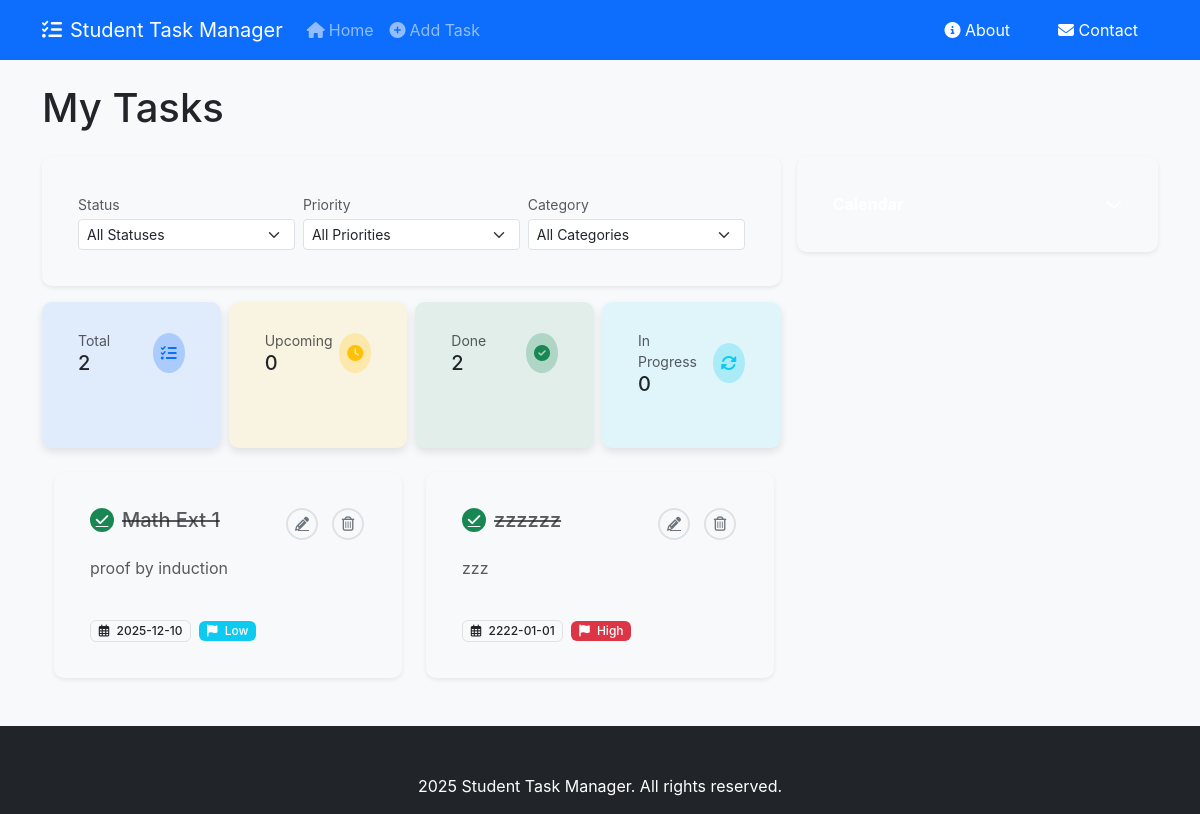
Before: / with the older database file.
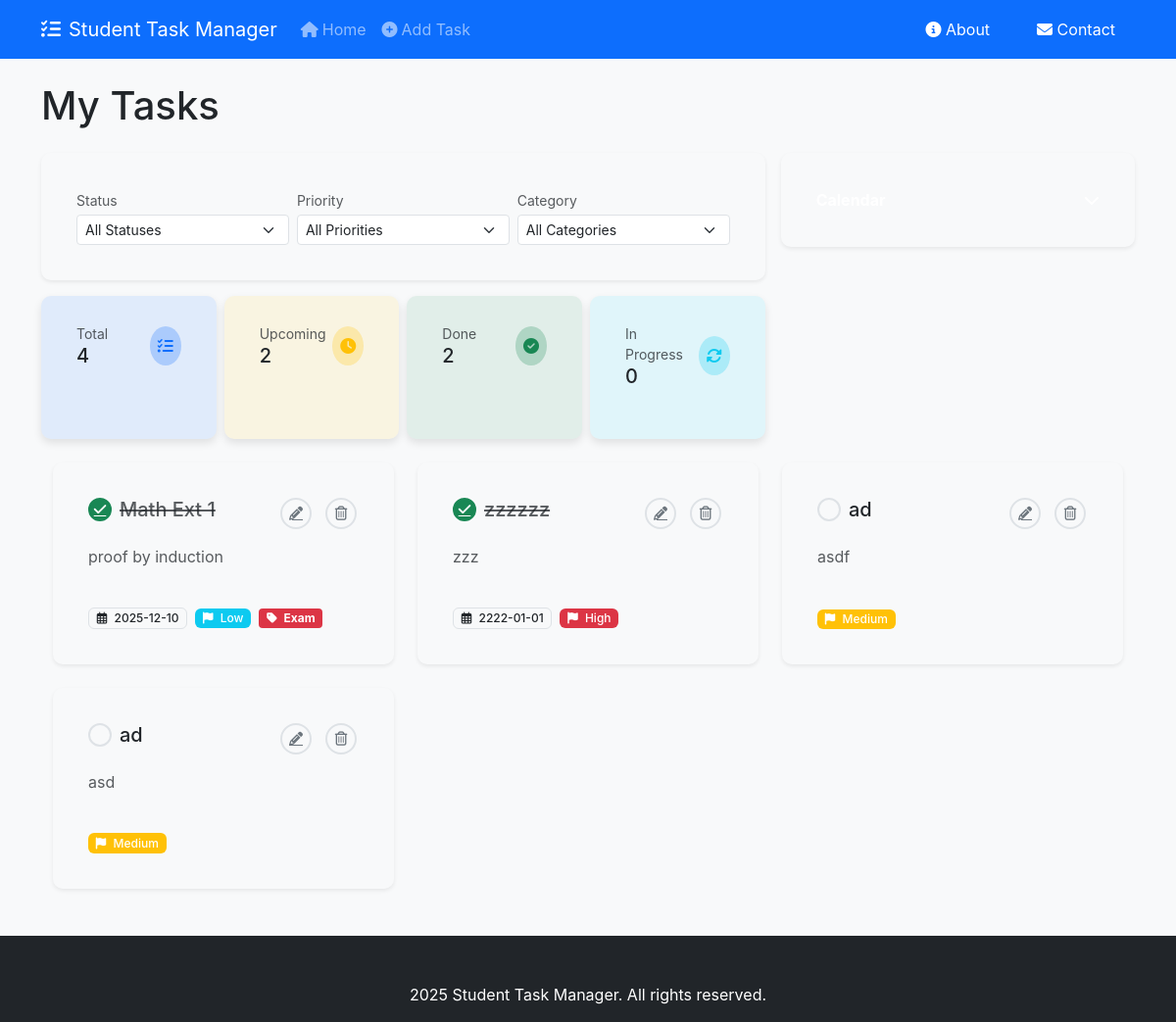
After: the same page with the newer database file.
### tables this page shows
CREATE TABLE tasks (
    id INTEGER PRIMARY KEY AUTOINCREMENT,
    title TEXT NOT NULL,
    description TEXT,
    due_date TIMESTAMP,
    priority TEXT CHECK(priority IN ('low', 'medium', 'high')),
    status TEXT CHECK(status IN ('not_started', 'in_progress', 'completed')) DEFAULT 'not_started',
    category_id INTEGER,
    created_at TIMESTAMP DEFAULT CURRENT_TIMESTAMP,
    completed_at TIMESTAMP,
    FOREIGN KEY (category_id) REFERENCES categories(id)
);

CREATE TABLE categories (
    id INTEGER PRIMARY KEY AUTOINCREMENT,
    name TEXT NOT NULL UNIQUE,
    color TEXT DEFAULT '#6c757d'
);

### Task_Organiser/app.py (the view)
    @app.route('/')
    def index():
        db = get_db()
        status = request.args.get('status')
        priority = request.args.get('priority')
        category_id = request.args.get('category')
        query = '''
            SELECT t.*, c.name as category_name, c.color as category_color
            FROM tasks t
            LEFT JOIN categories c ON t.category_id = c.id
            WHERE 1=1
        '''
        params = []
        if status and status != 'all':
            query += ' AND t.status = ?'
            params.append(status)
        if priority and priority != 'all':
            query += ' AND t.priority = ?'
            params.append(priority)
        if category_id and category_id != 'all':
            query += ' AND t.category_id = ?'
            params.append(category_id)
        query += '''
            ORDER BY
                CASE WHEN t.due_date IS NULL THEN 1 ELSE 0 END,
                t.due_date ASC,
                CASE t.priority
                    WHEN 'high' THEN 1
                    WHEN 'medium' THEN 2
                    WHEN 'low' THEN 3
                    ELSE 4
                END
        '''
        tasks = db.execute(query, params).fetchall()
        categories = db.execute('SELECT * FROM categories ORDER BY name').fetchall()
        return render_template('index.html',
                             tasks=tasks,
                             categories=categories,
                             current_status=status or 'all',
                             current_priority=priority or 'all',
                             current_category=category_id or 'all')

### Task_Organiser/db.py (called while the page is built)
def get_db():
    if 'db' not in g:
        database_path = current_app.config['DATABASE']
        g.db = sqlite3.connect(database_path)
        g.db.row_factory = sqlite3.Row
    return g.db

### Task_Organiser/templates/index.html (shortened to what this page needs)
{% extends "base.html" %}
{% block content %}
  <div class="row mb-4">
    <div class="col-12">
      <h1 class="mb-0">My Tasks</h1>
    </div>
  </div>
  <div class="row g-3 mb-4">
    <div class="col-12 col-lg-8 order-lg-1">
      <div class="card border-0 shadow-sm mb-3">
        <div class="card-body p-3">
          <form method="get" class="row g-2 align-items-end">
            <div class="col-md-4">
              <label for="status" class="form-label small text-muted mb-1">Status</label>
              <select class="form-select form-select-sm" id="status" name="status" onchange="this.form.submit()">
                <option value="all" {% if current_status == 'all' %}selected{% endif %}>All Statuses</option>
              </select>
            </div>
            <div class="col-md-4">
              <label for="priority" class="form-label small text-muted mb-1">Priority</label>
              <select class="form-select form-select-sm" id="priority" name="priority" onchange="this.form.submit()">
                <option value="all" {% if current_priority == 'all' %}selected{% endif %}>All Priorities</option>
              </select>
            </div>
            <div class="col-md-4">
              <label for="category" class="form-label small text-muted mb-1">Category</label>
              <select class="form-select form-select-sm" id="category" name="category" onchange="this.form.submit()">
                <option value="all" {% if current_category == 'all' %}selected{% endif %}>All Categories</option>
              </select>
            </div>
          </form>
        </div>
      </div>
      <div class="row g-2">
        <div class="col-3">
          <div class="card bg-primary bg-opacity-10 border-0 h-100">
            <div class="card-body py-2 px-3">
              <div class="d-flex justify-content-between align-items-center">
                <div>
                  <small class="text-muted d-block">Total</small>
                  <h5 class="mb-0">{{ tasks|length }}</h5>
                </div>
                <div class="bg-primary bg-opacity-25 p-2 rounded-circle">
                  <i class="fas fa-tasks text-primary"></i>
                </div>
              </div>
            </div>
          </div>
        </div>
        <div class="col-3">
          <div class="card bg-warning bg-opacity-10 border-0 h-100">
            <div class="card-body py-2 px-3">
              <div class="d-flex justify-content-between align-items-center">
                <div>
                  <small class="text-muted d-block">Upcoming</small>
                  <h5 class="mb-0">{{ tasks|selectattr('status', '!=', 'completed')|list|length }}</h5>
                </div>
                <div class="bg-warning bg-opacity-25 p-2 rounded-circle">
                  <i class="fas fa-clock text-warning"></i>
                </div>
              </div>
            </div>
          </div>
        </div>
        <div class="col-3">
          <div class="card bg-success bg-opacity-10 border-0 h-100">
            <div class="card-body py-2 px-3">
              <div class="d-flex justify-content-between align-items-center">
                <div>
                  <small class="text-muted d-block">Done</small>
                  <h5 class="mb-0">{{ tasks|selectattr('status', '==', 'completed')|list|length }}</h5>
                </div>
                <div class="bg-success bg-opacity-25 p-2 rounded-circle">
                  <i class="fas fa-check-circle text-success"></i>
                </div>
              </div>
            </div>
          </div>
        </div>
        <div class="col-3">
          <div class="card bg-info bg-opacity-10 border-0 h-100">
            <div class="card-body py-2 px-3">
              <div class="d-flex justify-content-between align-items-center">
                <div>
                  <small class="text-muted d-block">In Progress</small>
                  <h5 class="mb-0">{{ tasks|selectattr('status', '==', 'in_progress')|list|length }}</h5>
                </div>
                <div class="bg-info bg-opacity-25 p-2 rounded-circle">
                  <i class="fas fa-sync-alt text-info"></i>
                </div>
              </div>
            </div>
          </div>
        </div>
      </div>
    </div>
    <div class="col-12 col-lg-4 order-lg-2">
      <div class="card border-0 shadow-sm">
        <div class="card-body p-0">
          <button class="btn w-100 text-start p-3 border-0 d-flex justify-content-between align-items-center" type="button" data-bs-toggle="collapse" data-bs-target="#calendarCollapse" aria-expanded="false" aria-controls="calendarCollapse">
            <span class="fw-bold">Calendar</span>
            <i class="fas fa-chevron-down"></i>
          </button>
        </div>
      </div>
    </div>
  </div>
  <div class="container-fluid mt-4">
    {% if tasks %}
      <div class="row row-cols-1 row-cols-md-2 row-cols-lg-3 g-4">
        {% for task in tasks %}
          <div class="col">
            <div class="card h-100 shadow-sm border-0">
              <div class="card-body d-flex flex-column">
                <div class="d-flex justify-content-between align-items-start mb-3">
                  <form action="{{ url_for('toggle_task_status', task_id=task.id) }}" method="post" class="me-2">
                    <button type="submit" class="btn btn-link p-0 task-toggle {% if task.status == 'completed' %}completed{% endif %}" title="{% if task.status == 'completed' %}Mark as not completed{% else %}Mark as completed{% endif %}">
                      <i class="fas {% if task.status == 'completed' %}fa-check{% endif %}"></i>
                    </button>
                  </form>
                  <h5 class="card-title mb-0 flex-grow-1 {% if task.status == 'completed' %}text-muted text-decoration-line-through{% else %}text-dark{% endif %}">
                    {{ task.title }}
                  </h5>
                  <div class="task-actions d-flex">
                    <a href="{{ url_for('edit_task', task_id=task.id) }}" class="btn-action btn-edit" title="Edit task">
                      <i class="fas fa-pencil-alt"></i>
                    </a>
                    <form action="{{ url_for('delete_task', task_id=task.id) }}" method="post" class="d-inline">
                      <button type="submit" class="btn-action btn-delete ms-1"
                              onclick="return confirm('Are you sure you want to delete this task?')"
                              title="Delete task">
                        <i class="far fa-trash-alt"></i>
                      </button>
                    </form>
                  </div>
                </div>
                {% if task.description %}
                  <p class="card-text text-muted mb-3 flex-grow-1">{{ task.description|truncate(100) }}</p>
                {% endif %}
                <div class="mt-auto">
                  <div class="d-flex flex-wrap gap-2 align-items-center">
                    {% if task.due_date %}
                      <span class="badge bg-light text-dark border task-due-date" data-due-date="{{ task.due_date }}">
                        <i class="far fa-calendar-alt me-1"></i> {{ task.due_date|format_datetime }}
                      </span>
                    {% endif %}
                    <span class="badge bg-{{ task.priority|priority_class }}">
                      <i class="fas fa-flag me-1"></i> {{ task.priority|title }}
                    </span>
                    {% if task.category_name %}
                      <span class="category-badge" style="--category-color: {{ task.category_color }}">
                        <i class="fas fa-tag me-1"></i> {{ task.category_name }}
                      </span>
                    {% endif %}
                  </div>
                </div>
              </div>
            </div>
          </div>
        {% endfor %}
      </div>
  {% endif %}
{% endblock %}

### Task_Organiser/templates/base.html (shortened to what this page needs)
<!doctype html>
<html lang="en">
  <head>
    <link href="https://cdn.jsdelivr.net/npm/bootstrap@5.3.0/dist/css/bootstrap.min.css" rel="stylesheet">
    <link rel="stylesheet" href="https://cdnjs.cloudflare.com/ajax/libs/font-awesome/6.4.0/css/all.min.css">
    <link rel="stylesheet" href="{{ url_for('static', filename='css/styles.css') }}">
  </head>
  <body class="bg-light">
    <nav class="navbar navbar-expand-lg navbar-dark bg-primary mb-4">
      <div class="container">
        <a class="navbar-brand" href="{{ url_for('index') }}">
          <i class="fas fa-tasks me-2"></i>Student Task Manager
        </a>
        <div class="collapse navbar-collapse" id="navbarNav">
          <ul class="navbar-nav me-auto">
            <li class="nav-item">
              <a class="nav-link {% if active_page == 'home' %}active{% endif %}" href="{{ url_for('index') }}">
                <i class="fas fa-home me-1"></i>Home
              </a>
            </li>
            <li class="nav-item">
              <a class="nav-link {% if active_page == 'add_task' %}active{% endif %}" href="{{ url_for('add_task') }}">
                <i class="fas fa-plus-circle me-1"></i>Add Task
              </a>
            </li>
          </ul>
          <div class="d-flex">
            <a href="{{ url_for('about') }}" class="btn btn-outline-light me-2">
              <i class="fas fa-info-circle"></i> About
            </a>
            <a href="{{ url_for('contact') }}" class="btn btn-outline-light">
              <i class="fas fa-envelope"></i> Contact
            </a>
          </div>
        </div>
      </div>
    </nav>
    <main class="container">
      {% block content %}{% endblock %}
    </main>
    <footer class="bg-dark text-white text-center py-3 mt-5">
      <div class="container">
        <div class="mb-2">
        </div>
        <p class="mb-0"> 2025 Student Task Manager. All rights reserved.</p>
      </div>
    </footer>
  </body>
</html>

### static/css/styles.css (style rules this page uses)
:root { --primary: #0d6efd; --secondary: #6c757d; --success: #198754; --danger: #dc3545; --warning: #ffc107; --info: #0dcaf0; --light: #f8f9fa; --dark: #212529; --border-color: #dee2e6; --card-bg: #fff; --body-bg: #f5f5f5; }
body { font-family: -apple-system, BlinkMacSystemFont, "Segoe UI", Roboto, "Helvetica Neue", Arial, sans-serif; background-color: var(--body-bg); color: #212529; line-height: 1.5; }
.card { border: none; border-radius: 0.5rem; box-shadow: 0 0.125rem 0.25rem rgba(0, 0, 0, 0.075); margin-bottom: 1.5rem; }
.task-actions { display: flex; gap: 8px; align-items: center; }
.btn-action { display: inline-flex; align-items: center; justify-content: center; width: 32px; height: 32px; border-radius: 8px; border: none; background: none; color: #6c757d; font-size: 14px; cursor: pointer; transition: all 0.2s ease; }
.btn-edit { color: #0d6efd; background-color: #e7f1ff; border: 1px solid #b6d4fe; }
.btn-delete { color: #dc3545; background-color: #f8d7da; border: 1px solid #f5c2c7; }
.task-toggle { width: 36px; height: 36px; border: 2px solid #dee2e6; border-radius: 50%; background: white; color: #dee2e6; display: flex; align-items: center; justify-content: center; padding: 0; margin: 0; cursor: pointer; transition: all 0.2s ease; }
.task-toggle i { font-size: 1.25rem; transition: all 0.2s ease; }
.task-toggle.completed { border-color: #198754; background-color: #198754; color: white; }
.btn-save, .btn-cancel, .btn-delete { display: inline-flex; align-items: center; gap: 6px; padding: 0.5rem 1.25rem; border-radius: 8px; font-weight: 500; font-size: 0.9rem; transition: all 0.2s ease; border: none; cursor: pointer; }
.btn-delete { background-color: #f8f9fa; color: #dc3545; border: 1px solid #f8d7da; }
.badge { font-weight: 500; padding: 0.35em 0.65em; font-size: 0.75em; }
.btn i:last-child:not(:first-child) { margin-left: 0.25rem; }
.btn i:only-child { margin: 0; }
.card { background-color: var(--light-gray); padding: 20px; border: 1px solid var(--border-color); border-radius: 10px; box-shadow: 0 4px 8px rgba(0, 0, 0, 0.1); }
.btn { padding: 10px 20px; background-color: var(--red-color); color: white; border: none; border-radius: 5px; cursor: pointer; transition: background-color 0.3s ease; }

### Task_Organiser/templates/index.html (style rules this page uses)
.category-badge { background-color: var(--category-color, #6c757d); color: #fff; padding: 0.35em 0.65em; font-size: 0.75em; font-weight: 700; line-height: 1; text-align: center; white-space: nowrap; vertical-align: baseline; border-radius: 0.25rem; }
.task-toggle { width: 24px; height: 24px; border-radius: 50%; border: 2px solid #dee2e6; background: transparent; display: flex; align-items: center; justify-content: center; padding: 0; transition: all 0.2s ease; color: transparent; }
.task-toggle.completed { background-color: #198754; border-color: #198754; color: white; }
.task-toggle i { font-size: 0.9rem; }
.btn-action { width: 32px; height: 32px; border-radius: 50%; display: inline-flex; align-items: center; justify-content: center; padding: 0; margin: 0 2px; transition: all 0.2s ease; border: none; background: transparent; color: #6c757d; }
.btn-edit { border: 2px solid #dee2e6; }
.btn-delete { border: 2px solid #dee2e6; }

Changed rows visible on the page:
changed tasks "Math Ext 1": category_name (not shown) → "Exam"
added tasks: title "ad", description "asdf", priority "Medium", status "not_started" (drawn)
added tasks: title "ad", description "asd", priority "Medium", status "not_started" (drawn)
Other visible differences:
{{ tasks|length }}: "2" → "4"
{{ tasks|selectattr('status', '!=', 'completed')|list|length }}: "0" → "2"
